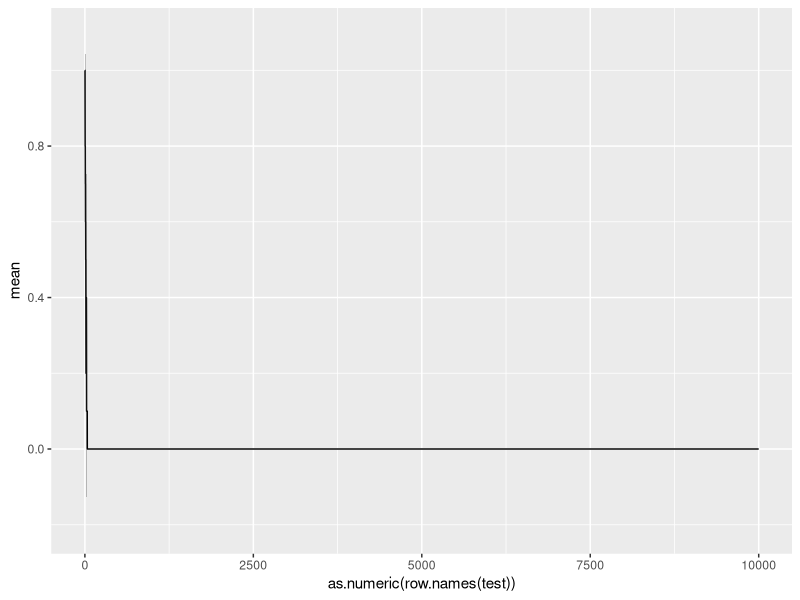

Write R code to recreate this figure. (Note: a time limit stopped this script after it produced the figure.)
library(ggplot2)
library(reshape2)

####Functions####
#Per time step, generates the new generation
#i is population of A, N is total population
#Ra and Rb are fitness of A and B
generator <- function (i, N, Ra, Rb) {
  #Prob of A giving birth
  p.bir <- (Ra*i)/((Ra*i) + (Rb*(N-i)))
  
  #Prob of A dying
  p.death <- (i/N)
  
  
  #Selecting who gives birth
  if (runif(1) < p.bir) {
    i <- i + 1 #If we select a, then a grows by 1
  } else {
    i <- i #If we select b, then a is steady
  }
  
  
  #Selecting who dies
  if (runif(1) < p.death) {
    i <- i - 1 #If we select a, then a reduces by 1
  } else {
    i <- i #If we select b, then a is steady
  }
  
  #Spit out number of a
  return(i)
}

#Takes the generator function and performs it across
#Many time steps for a specified number of reps
#Spits out a Mean with upper and lower confidence bounds
moran.process <- function (i, N, Ra, Rb, rep, step) {

#Sets up a matrix where each row is a time step
#Each column is a replicate
mat <- matrix(nrow = step, ncol = rep)

#Recording the origial i for each rep reset
orig.i <- i

#Loop, for each p (a rep), calculate the needed generations
#Then reset back the original i and repeat for a new column
for (p in 1:rep) {
  i <- orig.i
  for (q in 1:step) {
    mat[q, p] <- i
    i <- generator(i, N = N, Ra = Ra, Rb = Rb)
  }
}

#Generating a summary matrix with mean and confidence intervals
sum.mat <- matrix(nrow = step, ncol = 3)

#First column is mean, and second column are standard error
sum.mat[,1] <- apply(mat, 1, mean)
sum.mat[,2] <- apply(mat, 1, function (x) (2*(sd(x))/sqrt(rep)))
sum.mat[,3] <- apply(mat, 1, function (x) (2*(sd(x))/sqrt(rep)))

#Lower Bound (95%)
sum.mat[,2] <- sum.mat[,1] - sum.mat[,2]

#Upper Bound (95%)
sum.mat[,3] <- sum.mat[,1] + sum.mat[,3]

#Naming columns
colnames(sum.mat) <- c("mean", "lower_bound", "upper_bound")

return(as.data.frame(sum.mat))
}

extinguisher <- function (i, N, Ra, Rb, rep) {
  #Matrix to capture time steps to extinction
  mat <- matrix(nrow = rep, ncol = 1)
  
  #Retaining original i
  orig.i <- i
  

  
  #Run Moran Process Until i = 0 or i = N
  for (x in 1:rep) {
    #Start counter at 1, resets with each loop
    #logic is that if at i = N or 0, takes 0 steps to fix
    count <- 0
    
    #Reset i to original value
    i <- orig.i
    
    while (i != 0 & i != N)
    {
      i <- generator(i, N = N, Ra = Ra, Rb = Rb)
      count <- count + 1
    }
    
    #Record value in capture matrix
    mat[x, 1] <- count
    
  }
  
return(mat)  
  
}


####Question 1: Basic Process over different N, N_0, and r####
#testing this out
test <- moran.process(1, 10, 1, 2, 10, 10000)

#test plot
ggplot(test, aes(x = as.numeric(row.names(test)), y = mean)) +
    geom_line()+
    geom_ribbon(aes(ymin=lower_bound,ymax=upper_bound), alpha=0.3)


#Set of populations
pop <- c(10, 100, 1000, 10000)

#Set of initial proportions of A
init.prop <- c(.3, .5, .7)

#Number of time steps
step <- 5000

vars <- as.data.frame(expand.grid(
                              N = pop,
                              i = init.prop, 
                              Ra = c(0.5, 0.75, 0.9, 0.99, 1, 1.01, 1.1, 1.5, 2),
                              Rb = 1, 
                              rep = 20, 
                              step = step))

#True initial i based off proportion of N
vars$i <- vars$i*vars$N

#applying all the variables to function
master <- mapply(moran.process, i = vars$i, 
                                N = vars$N, 
                                Ra = vars$Ra, 
                                Rb = vars$Rb, 
                                rep = vars$rep, 
                                step = vars$step, SIMPLIFY = FALSE)

#creating a dataframe 
master.sum <- do.call(rbind, master)

#Appending original variable  to the results
for (q in 1:nrow(vars)) {
  master.sum$i[(1+step*(q-1)):(step*q)] <- vars$i[q]
  master.sum$N[(1+step*(q-1)):(step*q)] <- vars$N[q]
  master.sum$R[(1+step*(q-1)):(step*q)] <- vars$Ra[q]
  master.sum$time[(1+step*(q-1)):(step*q)] <- 1:step
}

#Normalizing initial population and mean
master.sum$mean <- master.sum$mean/master.sum$N
master.sum$upper_bound <- master.sum$upper_bound/master.sum$N
master.sum$lower_bound <- master.sum$lower_bound/master.sum$N
master.sum$i <- master.sum$i/master.sum$N

#Converting initial pop, total pop size, and fitness ratio to factors
master.sum$i <- as.factor(master.sum$i)
master.sum$N <- as.factor(master.sum$N)
master.sum$R <- as.factor(master.sum$R)

#Naming Things Well
levels(master.sum$i) <- c("Init. Proportion of A = .3",
                          "Init. Proportion of A = .5",
                          "Init. Proportion of A = .7")

levels(master.sum$N) <- c("Total Population = 10",
                          "Total Population = 100",
                          "Total Population = 1000",
                          "Total Population = 10000")

#Changing order of levels for plot
master.sum$i <- factor(master.sum$i, levels = c("Init. Proportion of A = .7",
                                                "Init. Proportion of A = .5",
                                                "Init. Proportion of A = .3")) 





#Plotting everything
fig.1 <- ggplot(master.sum, aes(x = time, y = mean, color=R,
                       ymin=lower_bound, ymax=upper_bound, fill = R)) +
  geom_line() +
  geom_ribbon(alpha=0.3, color = NA) +
  facet_grid(i ~ N) +
  labs(color = "Fitness Ratio \nof A/B",
       fill = "Fitness Ratio \nof A/B",
       x = "Time Steps",
       y = "Proportion of A in Population",
       subtitle = "")  + 
  guides(fill = guide_legend(reverse = TRUE),
         color = guide_legend(reverse = TRUE))

#Saving as PNG
ggsave("Moran_Eash.png", plot = fig.1,
       scale = 1, width = 12, height = 8, units = "in",
       dpi = 400)

####Question 2: Extinction Times over different N, N_0 and r####
#Set of populations
pop <- c(10, 50, 100, 500)

#Set of initial proportions of A
init.prop <- c(.3, .5, .7)

rep <- 100

vars <- as.data.frame(expand.grid(
  N = pop,
  i = init.prop, 
  Ra = c(0.5, 0.75, 0.9, 0.99, 1, 1.01, 1.1, 1.5, 2),
  Rb = 1, 
  rep = 100))

#True initial i based off proportion of N
vars$i <- vars$i*vars$N

#applying all the variables to function
master <- mapply(extinguisher, i = vars$i, 
                 N = vars$N, 
                 Ra = vars$Ra, 
                 Rb = vars$Rb, 
                 rep = vars$rep, SIMPLIFY = FALSE)

master.sum <- do.call(rbind, master)
master.sum <- as.data.frame(master.sum)

#Appending original variable  to the results
for (q in 1:nrow(vars)) {
  master.sum$i[(1+rep*(q-1)):(rep*q)] <- vars$i[q]
  master.sum$N[(1+rep*(q-1)):(rep*q)] <- vars$N[q]
  master.sum$R[(1+rep*(q-1)):(rep*q)] <- vars$Ra[q]
  master.sum$rep[(1+rep*(q-1)):(rep*q)] <- 1:rep
}


#Converting i back to porpotion 
master.sum$i <- master.sum$i/master.sum$N

#Converting initial pop, total pop size, and fitness ratio to factors
master.sum$i <- as.factor(master.sum$i)
master.sum$N <- as.factor(master.sum$N)
master.sum$R <- as.factor(master.sum$R)


#Naming Things Well
levels(master.sum$i) <- c("Init. Proportion of A = .3",
                          "Init. Proportion of A = .5",
                          "Init. Proportion of A = .7")

levels(master.sum$N) <- c("Total Population = 10",
                          "Total Population = 50",
                          "Total Population = 100",
                          "Total Population = 500")

#Changing order of levels for plot
master.sum$i <- factor(master.sum$i, levels = c("Init. Proportion of A = .7",
                                                "Init. Proportion of A = .5",
                                                "Init. Proportion of A = .3")) 


ggplot(master.sum, aes(x = R, y = V1, color = i)) +
  scale_y_continuous(trans='log10') +
  geom_boxplot(outlier.shape = NA) +
  facet_grid(~N) +
  labs(color = "Initial Proportion of A",
       x = "Relative Fitness of A over B",
       y = "Average Extinction Time (LOG SCALE)",
       subtitle = "")  
